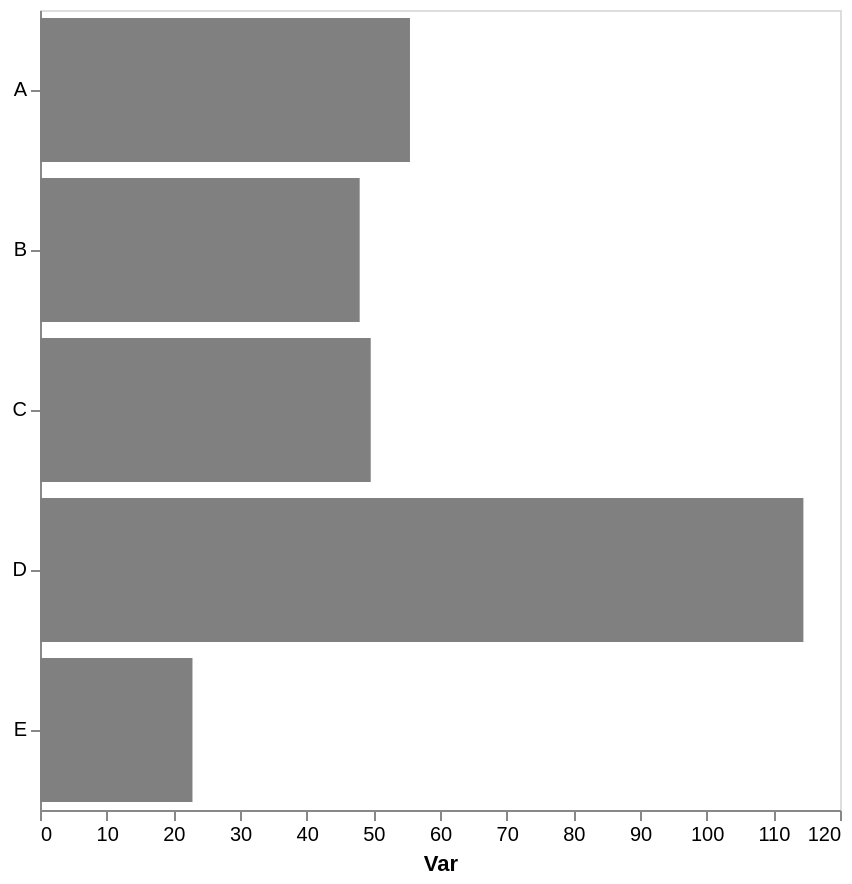

The Vega-Lite source for this figure:
### Vega-Lite specification from a JSON file in a GitHub repository (floating-point values rounded to 4 significant figures)
{"config": {"view": {"continuousWidth": 300, "continuousHeight": 300}, "axis": {"grid": false}, "bar": {"color": "gray"}}, "data": {"name": "data-898cc9ca30da50af987d8988a5fa17ce"}, "mark": {"type": "bar"}, "encoding": {"x": {"aggregate": "mean", "axis": {"title": "Var"}, "field": "var1", "type": "quantitative"}, "y": {"axis": {"title": null}, "field": "cat", "type": "nominal"}}, "height": 400, "width": 400, "$schema": "https://vega.github.io/schema/vega-lite/v5.17.0.json", "datasets": {"data-898cc9ca30da50af987d8988a5fa17ce": [{"cat": "C", "var1": 58.99, "var2": 52.85}, {"cat": "A", "var1": 52.52, "var2": 46.94}, {"cat": "B", "var1": 47.93, "var2": 51.32}, {"cat": "D", "var1": 114.5, "var2": 37.49}, {"cat": "E", "var1": 21.32, "var2": 42.2}, {"cat": "B", "var1": 51.55, "var2": 55.27}, {"cat": "C", "var1": 40.23, "var2": 50.8}, {"cat": "B", "var1": 49.52, "var2": 61.95}, {"cat": "E", "var1": 25.07, "var2": 37.54}, {"cat": "A", "var1": 58.47, "var2": 44.87}, {"cat": "B", "var1": 42.81, "var2": 59.18}, {"cat": "E", "var1": 22.22, "var2": 31.32}]}}
